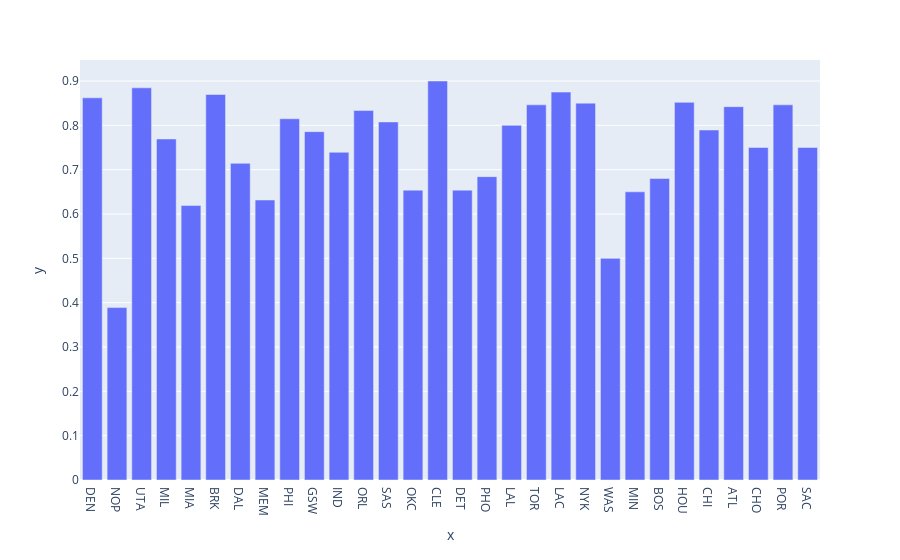

The code cell stored with this chart in its notebook:
### Code cell
accs = []
teams=[]

for key in team_all.keys():
    wins=team_correct[key]
    total=team_all[key]
    teams.append(key)
    accs.append(wins/total)
    
px.bar(x=teams,y=accs)

### Figure 1 — Plotly figure (JSON) as saved in the notebook; plotly's stock layout.template omitted (floating-point values rounded to 4 significant figures)
{"data": [{"alignmentgroup": "True", "hovertemplate": "x=%{x}<br>y=%{y}<extra></extra>", "legendgroup": "", "marker": {"color": "#636efa"}, "name": "", "offsetgroup": "", "orientation": "v", "showlegend": false, "textposition": "auto", "type": "bar", "x": ["DEN", "NOP", "UTA", "MIL", "MIA", "BRK", "DAL", "MEM", "PHI", "GSW", "IND", "ORL", "SAS", "OKC", "CLE", "DET", "PHO", "LAL", "TOR", "LAC", "NYK", "WAS", "MIN", "BOS", "HOU", "CHI", "ATL", "CHO", "POR", "SAC"], "xaxis": "x", "y": [0.8621, 0.3889, 0.8846, 0.7692, 0.619, 0.8696, 0.7143, 0.6316, 0.8148, 0.7857, 0.7391, 0.8333, 0.8077, 0.6538, 0.9, 0.6538, 0.6842, 0.8, 0.8462, 0.875, 0.85, 0.5, 0.65, 0.68, 0.8519, 0.7895, 0.8421, 0.75, 0.8462, 0.75], "yaxis": "y"}], "layout": {"barmode": "relative", "legend": {"tracegroupgap": 0}, "margin": {"t": 60}, "xaxis": {"anchor": "y", "domain": [0, 1], "title": {"text": "x"}}, "yaxis": {"anchor": "x", "domain": [0, 1], "title": {"text": "y"}}}}
